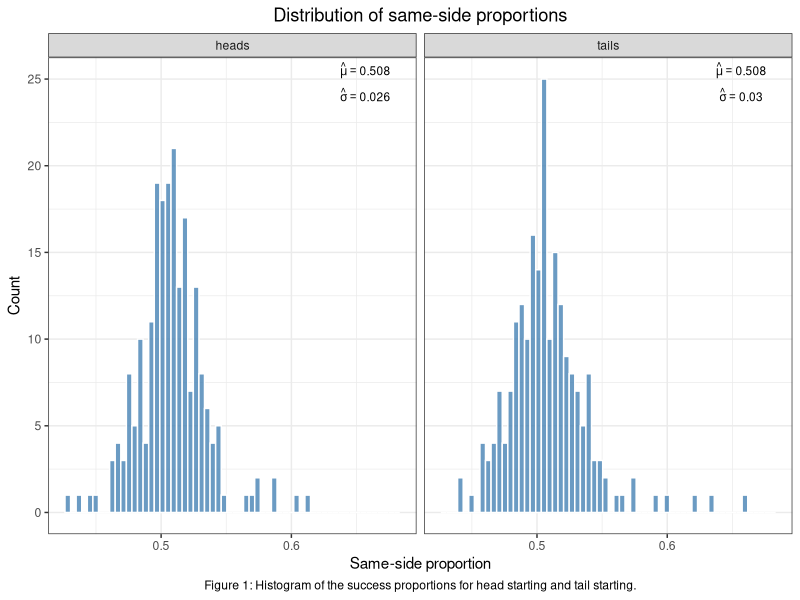
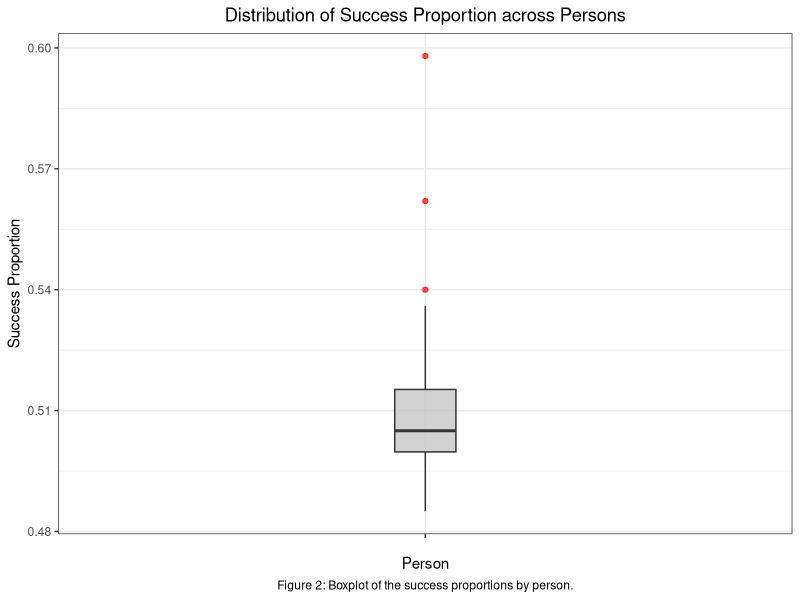
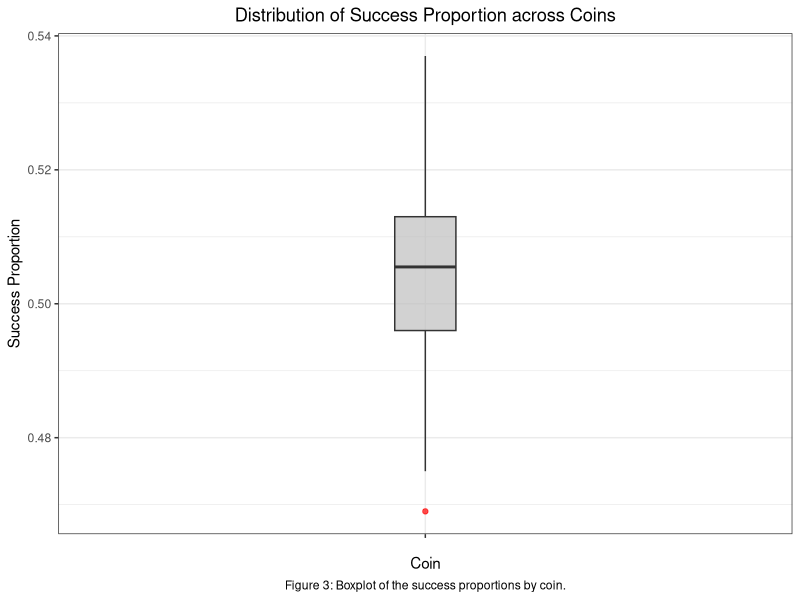
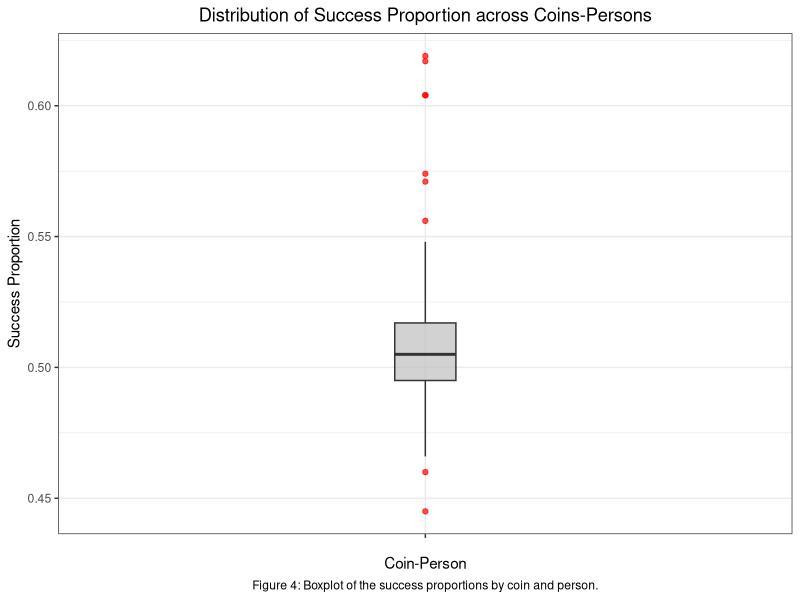
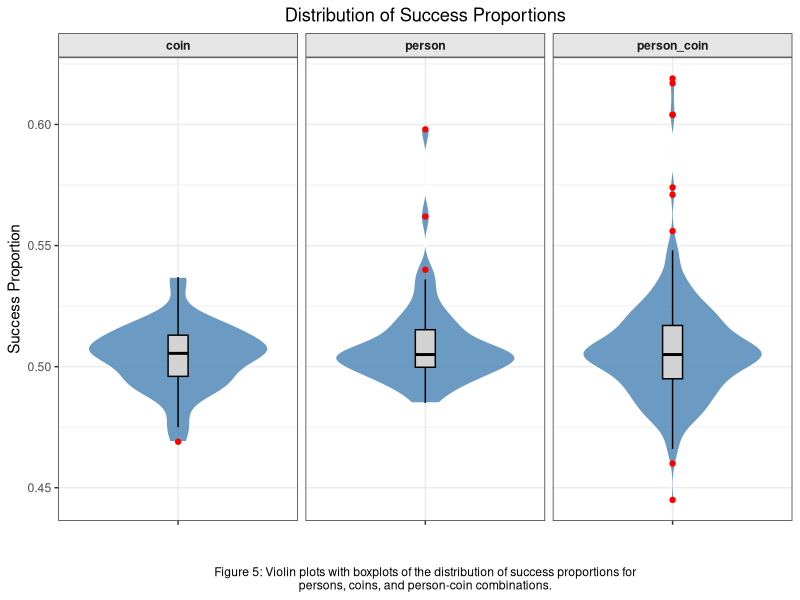
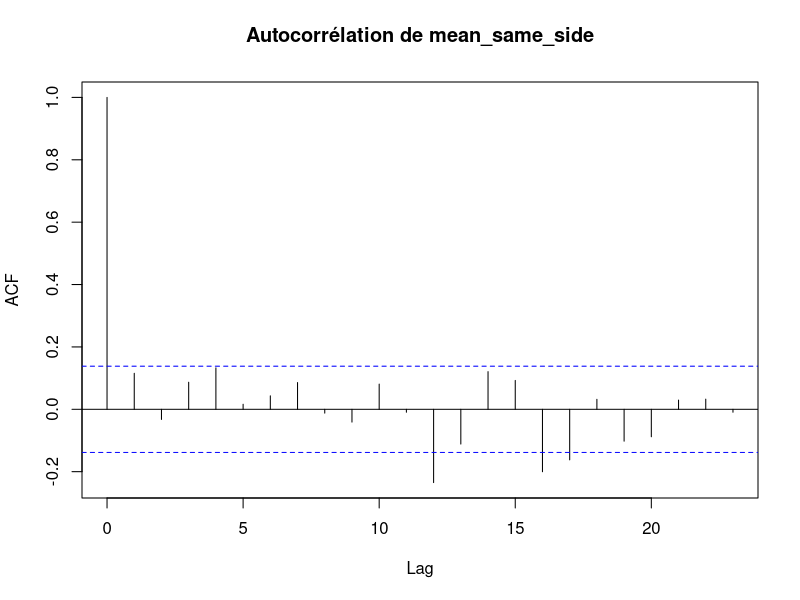

These charts were generated, in order, by the following R code:
## ---- chunk 1
#| label: "Read the data"
#| echo: false
#| message: false 
#| warning: false
#| error: false

library(ggplot2)
library(dplyr)
library(stringr)
set.seed(12345)

df <- read.csv("data-agg.csv",header=T)
n <- nrow(df)
df1 <- df[,-c(2,4)] # heads to heads
df2 <- df[,-c(1,3)] # tails to heads
df2[,1] <- df2[,2]-df2[,1] # tails to tails 
names(df1) <- names(df2) <- c("y","m","person","coin") 
start <- rep(c("heads","tails"),c(n,n))
df <- rbind(df1,df2)
df$person <- factor(df$person) 
df$coin <- factor(df$coin)
df$start <- factor(start) 

head(df)
head(df1)
head(df2)
## ---- chunk 2
#| label: "Global analysis"
#| echo: false
#| message: false 
#| warning: false
#| error: false


### Quick overview of the data
num_persons <- length(unique(df$person))
num_coins <- length(unique(df$coin))

cat("Number of persons:", num_persons, "\n")
cat("Number of coins:", num_coins, "\n")

### Histogram of proportions
df$success <- df$y / df$m
df_heads <- subset(df, start == "heads")
df_tails <- subset(df, start == "tails")

caption_p_general <- str_wrap("Figure 1: Histogram of the success proportions for head starting and tail starting.", width = 85)

p_general <- ggplot(df, aes(x = success)) +
  geom_histogram(bins = 60, fill = "steelblue", color = "white", alpha = 0.8) +
  facet_wrap(~ start, ncol = 2) +
  labs(
    title = "Distribution of same-side proportions",
    x = "Same-side proportion",
    y = "Count",
    caption = caption_p_general
  ) +
  theme_bw() + 
  theme(
    plot.title = element_text(hjust = 0.5),   
    plot.caption = element_text(hjust = 0.5),      
    legend.title = element_text(hjust = 0.5),   
    legend.text = element_text(hjust = 0.5)     
  )

# Calcul des statistiques par groupe 'start'
stats <- df %>%
  group_by(start) %>%
  summarize(
    mu = mean(success, na.rm = TRUE),
    sigma = sd(success, na.rm = TRUE),
    .groups = "drop"
  )

p_general + 
  geom_text(
    data = stats,
    aes(
      x = 0.68, 
      y = Inf, 
      label = paste0(
        "atop(hat(mu) == ", round(mu, 3), 
        ", hat(sigma) == ", round(sigma, 3), ")"
      )
    ),
    parse = TRUE,
    hjust = 1.1, vjust = 1.1, 
    size = 3,
    color = "black",
    inherit.aes = FALSE
  )
## ---- chunk 3
#| label: "Analysis by person"
#| echo: false
#| message: false 
#| warning: false
#| error: false


### (a) Summary of total flips and success by person
person_summary <- df %>%
  group_by(person) %>%
  summarize(
    total_flips = sum(m),
    mean_success = round(mean(success, na.rm = TRUE), 3),
    .groups = "drop"
  ) %>%
  arrange(mean_success)

print(person_summary)


### (b) Boxplot by person
caption_p_person = str_wrap("Figure 2: Boxplot of the success proportions by person.", width = 85)

p_person <- ggplot(person_summary, aes(x = "", y = mean_success)) +
  geom_boxplot(
    width = 0.1,
    fill = "grey",
    alpha = 0.7,
    outlier.color = "red"
  ) +
  labs(
    title   = "Distribution of Success Proportion across Persons",
    x = "Person",
    y       = "Success Proportion",
    caption = caption_p_person
  ) +
  theme_bw() + 
  theme(
    plot.title = element_text(hjust = 0.5),   
    plot.caption = element_text(hjust = 0.5),      
    legend.title = element_text(hjust = 0.5),   
    legend.text = element_text(hjust = 0.5)     
  )

print(p_person)
## ---- chunk 4
#| label: "Analysis by person"
#| echo: false
#| message: false 
#| warning: false
#| error: false


### (a) Summary of total flips and success by person
coin_summary <- df %>%
  group_by(coin) %>%
  summarize(
    total_flips = sum(m),
    mean_success = round(mean(success, na.rm = TRUE), 3),
    .groups = "drop"
  ) %>%
  arrange(mean_success)

print(coin_summary)


### (b) Boxplot by person
caption_p_coin = str_wrap("Figure 3: Boxplot of the success proportions by coin.", width = 85)

p_coin <- ggplot(coin_summary, aes(x = "", y = mean_success)) +
  geom_boxplot(
    width = 0.1,
    fill = "grey",
    alpha = 0.7,
    outlier.color = "red"
  ) +
  labs(
    title   = "Distribution of Success Proportion across Coins",
    x = "Coin",
    y       = "Success Proportion",
    caption = caption_p_coin
  ) +
  theme_bw() + 
  theme(
    plot.title = element_text(hjust = 0.5),   
    plot.caption = element_text(hjust = 0.5),      
    legend.title = element_text(hjust = 0.5),   
    legend.text = element_text(hjust = 0.5)     
  )

print(p_coin)
## ---- chunk 5
#| label: "Analysis by person-coin"
#| echo: false
#| message: false 
#| warning: false
#| error: false

person_coin_summary <- df %>%
  group_by(person, coin) %>%
  summarize(
    total_flips = sum(m),
    mean_success = round(mean(success, na.rm = TRUE), 3),
    .groups = "drop"
  ) %>%
  arrange(mean_success)  

print(person_coin_summary)


### (b) Boxplot by person
caption_p_person_coin = str_wrap("Figure 4: Boxplot of the success proportions by coin and person.", width = 85)

p_person_coin <- ggplot(person_coin_summary, aes(x = "", y = mean_success)) +
  geom_boxplot(
    width = 0.1,
    fill = "grey",
    alpha = 0.7,
    outlier.color = "red"
  ) +
  labs(
    title   = "Distribution of Success Proportion across Coins-Persons",
    x = "Coin-Person",
    y       = "Success Proportion",
    caption = caption_p_person_coin
  ) +
  theme_bw() + 
  theme(
    plot.title = element_text(hjust = 0.5),   
    plot.caption = element_text(hjust = 0.5),      
    legend.title = element_text(hjust = 0.5),   
    legend.text = element_text(hjust = 0.5)     
  )

print(p_person_coin)
## ---- chunk 6
#| label: "Violin Plot"
#| echo: false
#| message: false 
#| warning: false
#| error: false


violin_data <- data.frame(
  category = factor(c(rep("person", nrow(person_summary)),
                      rep("coin", nrow(coin_summary)),
                      rep("person_coin", nrow(person_coin_summary)))),
  mean_success = c(person_summary$mean_success,
                   coin_summary$mean_success,
                   person_coin_summary$mean_success)
)

# Définition de la légende
caption_violin <- str_wrap(
  "Figure 5: Violin plots with boxplots of the distribution of success proportions for persons, coins, and person-coin combinations.",
  width = 85
)

# Création du graphique à violon avec boxplot superposé et facettes
p_violin <- ggplot(violin_data, aes(x = "", y = mean_success)) +
  geom_violin(fill = "steelblue", color = "white", alpha = 0.8) +
  geom_boxplot(width = 0.1, fill = "lightgrey", color = "black", outlier.color = "red") +
  facet_wrap(~ category) +
  labs(
    title = "Distribution of Success Proportions",
    x = "",
    y = "Success Proportion",
    caption = caption_violin
  ) +
  theme_bw() + 
  theme(
    plot.title = element_text(hjust = 0.5),   
    plot.caption = element_text(hjust = 0.5),
    legend.title = element_text(hjust = 0.5),   
    legend.text = element_text(hjust = 0.5),
    strip.background = element_rect(fill = "grey90"),
    strip.text = element_text(face = "bold")
  )

print(p_violin)

## ---- chunk 7
#| label: "Temporal analysis"
#| echo: false
#| message: false 
#| warning: false
#| error: false


df_time <- read.csv("df-time-agg.csv", header = TRUE)
df_time <- df_time[, c("same_side", "agg")]
df_time <- df_time %>%
  group_by(agg) %>%
  summarize(mean_same_side = mean(same_side, na.rm = TRUE)) %>%
  ungroup()

acf_result <- acf(df_time$mean_same_side, plot = FALSE)
print(acf_result)

cor_result <- cor(df_time$agg, df_time$mean_same_side, use = "complete.obs")
print(cor_result)

acf(df_time$mean_same_side, main="Autocorrélation de mean_same_side")
